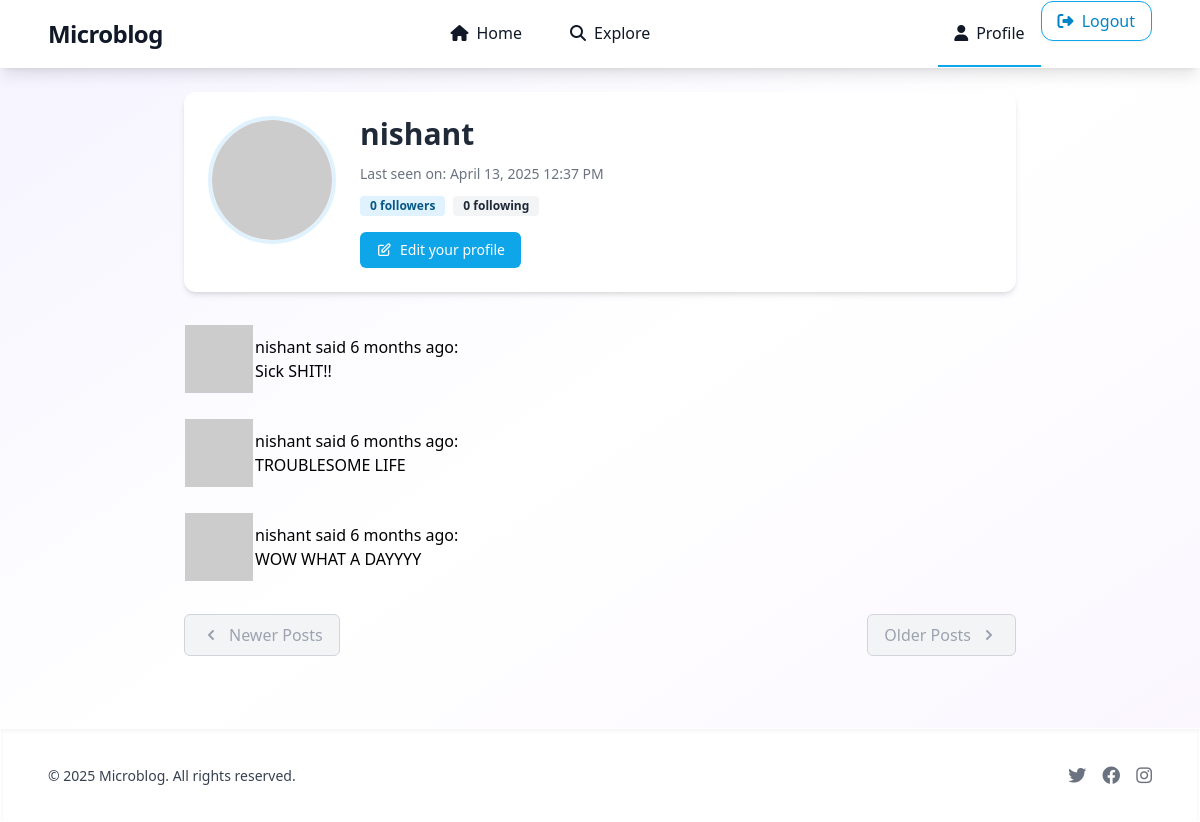
The page /user/nishant (signed in) on the database as committed earlier.
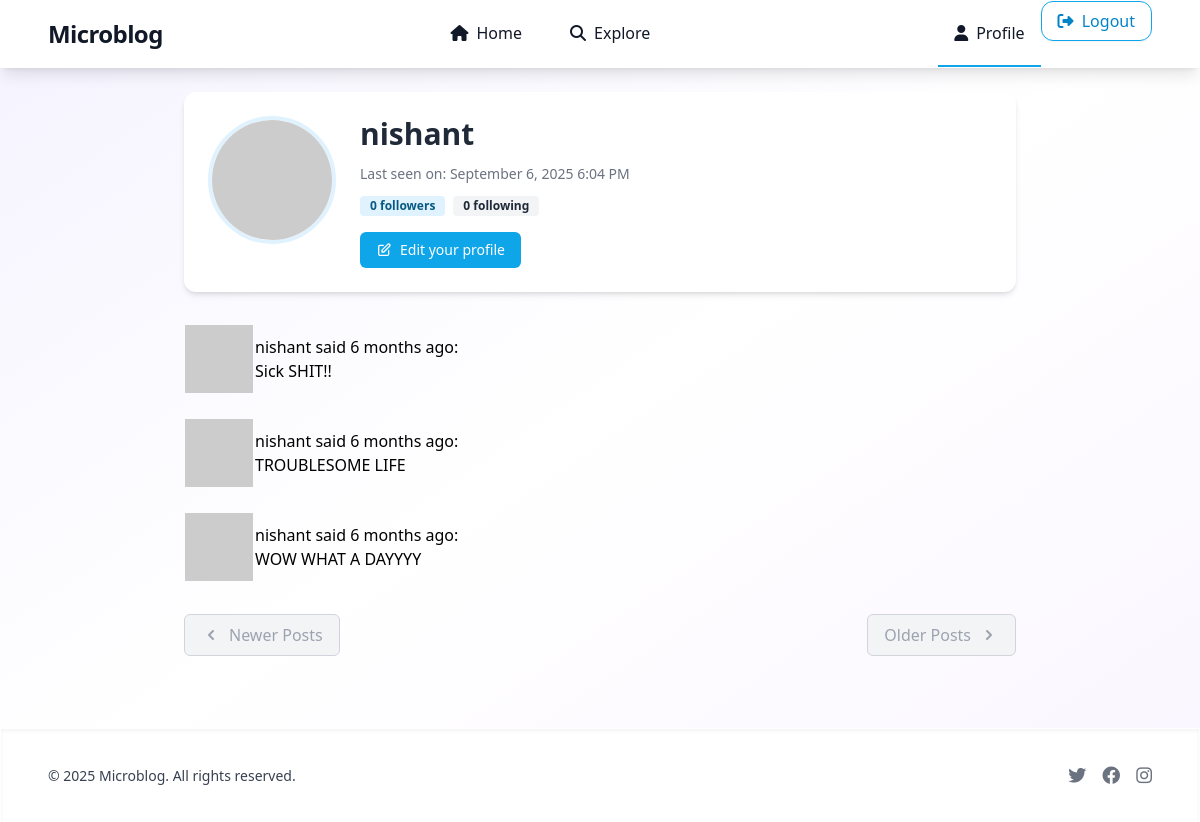
The same page on the database as committed later.
### Projectdir/models.py (models this page shows, shortened)
class User(UserMixin, db.Model):
    __tablename__ = 'user'
    id = db.Column(db.Integer, primary_key=True)
    username = db.Column(db.String(64), index=True, unique=True)
    email = db.Column(db.String(120), index=True, unique=True)
    password_hash = db.Column(db.String(120))
    about_me = db.Column(db.String(140))
    last_seen = db.Column(db.DateTime, default=datetime.utcnow)
    posts = db.relationship('Post', backref='author', lazy='dynamic')
    followed = db.relationship('User', secondary=followers,
        primaryjoin=(followers.c.follower_id==id),
        secondaryjoin=(followers.c.followed_id==id),
        backref=db.backref('followers', lazy='dynamic'), lazy='dynamic')
    __searchable__ = ['body']
    def avatar(self,size):
        digest = md5(self.email.lower().encode('utf-8')).hexdigest()
        return 'https://www.gravatar.com/avatar/{}?d=identicon&s={}'.format(digest,size)
    @login.user_loader
    def load_user(id):
        return User.query.get(int(id))

class Post(db.Model):
    id = db.Column(db.Integer, primary_key=True)
    body = db.Column(db.String(140))
    timestamp = db.Column(db.DateTime, index=True, default=datetime.utcnow)
    user_id = db.Column(db.Integer, db.ForeignKey('user.id'))

### Projectdir/routes.py (the view)
@app.route('/user/<username>')
@login_required
def user(username):
    user = User.query.filter_by(username=username).first_or_404()
    page=request.args.get('page',1,type=int)
    posts=user.posts.order_by(Post.timestamp.desc()).paginate(page=page,per_page=app.config["POSTS_PER_PAGE"],error_out=False)
    next_url=url_for('user',username=user.username,page=posts.next_num)\
        if posts.has_next else None
    prev_url=url_for('user',username=user.username,page=posts.prev_num)\
        if posts.has_prev else None
    form=EmptyForm()
    return render_template('user.html',user=user,form=form,next_url=next_url,prev_url=prev_url,posts=posts.items)

### Projectdir/routes.py (called while the page is built)
@app.before_request
def before_request():
    if current_user.is_authenticated:
        current_user.last_seen=datetime.utcnow()
        db.session.commit()

### Projectdir/templates/user.html (shortened to what this page needs)
{% extends "base.html" %}
{% block content %}
<div class="max-w-4xl mx-auto">
    <div class="bg-white rounded-xl shadow-md overflow-hidden p-6 mb-8">
        <div class="flex flex-col md:flex-row items-start">
            <div class="flex-shrink-0 mb-4 md:mb-0 md:mr-6">
                <img class="w-32 h-32 rounded-full object-cover border-4 border-primary-100" src="{{ user.avatar(128) }}" alt="{{ user.username }}'s avatar">
            </div>
            <div class="flex-grow">
                <h1 class="text-3xl font-bold text-gray-800">{{ user.username }}</h1>
                {% if user.last_seen %}
                <p class="text-sm text-gray-500 mt-3">
                    Last seen on: {{ moment(user.last_seen).format('LLL') }}
                </p>
                {% endif %}
                <div class="flex items-center mt-3">
                    <span class="bg-primary-100 text-primary-800 text-xs font-semibold px-2.5 py-0.5 rounded">
                        {{ user.followers.count() }} followers
                    </span>
                    <span class="bg-gray-100 text-gray-800 text-xs font-semibold px-2.5 py-0.5 rounded ml-2">
                        {{ user.followed.count() }} following
                    </span>
                </div>
                <div class="mt-4">
                    {% if user == current_user %}
                    <a href="{{ url_for('edit_profile') }}" class="inline-flex items-center px-4 py-2 bg-primary-500 hover:bg-primary-600 text-white text-sm font-medium rounded-md transition duration-300">
                        Edit your profile
                    </a>
                    {% endif %}
                </div>
            </div>
        </div>
    </div>
    <div class="space-y-6 mb-8">
        {% for post in posts %}
            {% include '_post.html' %}
        {% endfor %}
    </div>
    <div class="flex items-center justify-between mt-8">
        {% if prev_url %}
        <a href="{{ prev_url }}" class="inline-flex items-center px-4 py-2 bg-white border border-gray-300 rounded-md font-medium text-gray-700 hover:bg-gray-50 transition duration-300">
            <svg class="w-5 h-5 mr-2" xmlns="http://www.w3.org/2000/svg" viewBox="0 0 20 20" fill="currentColor">
                <path fill-rule="evenodd" d="M12.707 5.293a1 1 0 010 1.414L9.414 10l3.293 3.293a1 1 0 01-1.414 1.414l-4-4a1 1 0 010-1.414l4-4a1 1 0 011.414 0z" clip-rule="evenodd" />
            </svg>
            Newer Posts
        </a>
        {% else %}
        <span class="inline-flex items-center px-4 py-2 bg-gray-100 border border-gray-300 rounded-md font-medium text-gray-400 cursor-not-allowed">
            <svg class="w-5 h-5 mr-2" xmlns="http://www.w3.org/2000/svg" viewBox="0 0 20 20" fill="currentColor">
                <path fill-rule="evenodd" d="M12.707 5.293a1 1 0 010 1.414L9.414 10l3.293 3.293a1 1 0 01-1.414 1.414l-4-4a1 1 0 010-1.414l4-4a1 1 0 011.414 0z" clip-rule="evenodd" />
            </svg>
            Newer Posts
        </span>
        {% endif %}
        {% if next_url %}
        <a href="{{ next_url }}" class="inline-flex items-center px-4 py-2 bg-white border border-gray-300 rounded-md font-medium text-gray-700 hover:bg-gray-50 transition duration-300">
            Older Posts
            <svg class="w-5 h-5 ml-2" xmlns="http://www.w3.org/2000/svg" viewBox="0 0 20 20" fill="currentColor">
                <path fill-rule="evenodd" d="M7.293 14.707a1 1 0 010-1.414L10.586 10 7.293 6.707a1 1 0 011.414-1.414l4 4a1 1 0 010 1.414l-4 4a1 1 0 01-1.414 0z" clip-rule="evenodd" />
            </svg>
        </a>
        {% else %}
        <span class="inline-flex items-center px-4 py-2 bg-gray-100 border border-gray-300 rounded-md font-medium text-gray-400 cursor-not-allowed">
            Older Posts
            <svg class="w-5 h-5 ml-2" xmlns="http://www.w3.org/2000/svg" viewBox="0 0 20 20" fill="currentColor">
                <path fill-rule="evenodd" d="M7.293 14.707a1 1 0 010-1.414L10.586 10 7.293 6.707a1 1 0 011.414-1.414l4 4a1 1 0 010 1.414l-4 4a1 1 0 01-1.414 0z" clip-rule="evenodd" />
            </svg>
        </span>
        {% endif %}
    </div>
</div>
{% endblock %}

### Projectdir/templates/base.html (shortened to what this page needs)
<!doctype html>
<html lang="en">
  <head>
    <script src="https://cdn.tailwindcss.com"></script>
    <link rel="stylesheet" href="https://cdnjs.cloudflare.com/ajax/libs/font-awesome/6.4.0/css/all.min.css">
  </head>
  <body class="bg-gradient-to-br from-violet-50 via-white to-purple-50 min-h-screen flex flex-col">
    <nav class="glass-effect shadow-lg sticky top-0 z-10 animate-fade-in">
      <div class="max-w-6xl mx-auto px-4 sm:px-6">
        <div class="flex justify-between items-center">
          <div class="flex space-x-7">
            <div>
              <a href="{{ url_for('index') }}" class="flex items-center py-3 sm:py-4">
                <span class="font-semibold text-gray-900 text-xl sm:text-2xl tracking-tight">Microblog</span>
              </a>
            </div>
          </div>
          <div class="hidden md:flex items-center space-x-1">
            <ul class="flex">
              <li class="py-3 sm:py-4 px-2 sm:px-4 border-b-2 {{ 'border-primary-500' if request.endpoint == 'index' else 'border-transparent hover:border-primary-300' }} font-medium">
                <a href="{{ url_for('index') }}" class="text-gray-900 hover:text-primary-600 transition-all duration-300 flex items-center rounded-lg px-2 py-1 hover:bg-primary-50">
                  <i class="fas fa-home mr-1 sm:mr-2"></i>
                  <span class="hidden sm:inline">Home</span>
                </a>
              </li>
              <li class="py-3 sm:py-4 px-2 sm:px-4 border-b-2 {{ 'border-primary-500' if request.endpoint == 'Explore' else 'border-transparent hover:border-primary-300' }} font-medium">
                <a href="{{ url_for('Explore') }}" class="text-gray-900 hover:text-primary-600 transition-all duration-300 flex items-center rounded-lg px-2 py-1 hover:bg-primary-50">
                  <i class="fas fa-search mr-1 sm:mr-2"></i>
                  <span class="hidden sm:inline">Explore</span>
                </a>
              </li>
            </ul>
          </div>
          <div class="hidden md:flex items-center space-x-2 sm:space-x-3">
            <ul class="flex">
              {% if current_user.is_anonymous %}
              <li class="py-2">
                <a href="{{ url_for('login') }}" class="py-2 px-3 sm:px-4 font-medium text-white bg-gradient-to-r from-primary-500 to-violet-600 rounded-xl hover:from-primary-600 hover:to-violet-700 transition-all duration-300 shadow-md hover:shadow-lg transform hover:-translate-y-0.5">
                  <i class="fas fa-sign-in-alt mr-1"></i>
                  <span class="hidden sm:inline">Login</span>
                </a>
              </li>
              {% else %}
              <li class="py-3 sm:py-4 px-2 border-b-2 {{ 'border-primary-500' if request.endpoint == 'user' else 'border-transparent hover:border-primary-300' }} font-medium">
                <a href="{{ url_for('user', username=current_user.username) }}" class="text-gray-900 hover:text-primary-600 transition-all duration-300 flex items-center rounded-lg px-2 py-1 hover:bg-primary-50">
                  <i class="fas fa-user mr-1 sm:mr-2"></i>
                  <span class="hidden sm:inline">Profile</span>
                </a>
              </li>
              <li class="py-2">
                <a href="{{ url_for('logout') }}" class="py-2 px-3 sm:px-4 font-medium text-primary-600 border border-primary-500 rounded-xl hover:bg-primary-500 hover:text-white transition-all duration-300 shadow-sm hover:shadow-md">
                  <i class="fas fa-sign-out-alt mr-1"></i>
                  <span class="hidden sm:inline">Logout</span>
                </a>
              </li>
              {% endif %}
            </ul>
          </div>
        </div>
      </div>
    </nav>
    <main class="flex-grow max-w-4xl mx-auto py-4 sm:py-6 px-4 sm:px-6 lg:px-8 w-full animate-slide-up">
      {% block content %}{% endblock %}
    </main>
    <footer class="glass-effect shadow-inner py-6 sm:py-8 mt-8 sm:mt-12">
      <div class="max-w-6xl mx-auto px-4 sm:px-6">
        <div class="flex flex-col md:flex-row justify-between items-center gap-4">
          <div class="text-center md:text-left">
            <span class="text-gray-700 text-sm">© 2025 Microblog. All rights reserved.</span>
          </div>
          <div class="flex space-x-4">
            <a href="#" class="text-gray-500 hover:text-primary-600 transition-all duration-300 transform hover:scale-110">
              <i class="fab fa-twitter text-lg"></i>
            </a>
            <a href="#" class="text-gray-500 hover:text-primary-600 transition-all duration-300 transform hover:scale-110">
              <i class="fab fa-facebook text-lg"></i>
            </a>
            <a href="#" class="text-gray-500 hover:text-primary-600 transition-all duration-300 transform hover:scale-110">
              <i class="fab fa-instagram text-lg"></i>
            </a>
          </div>
        </div>
      </div>
    </footer>
  </body>
</html>

### Projectdir/templates/_post.html
<table class="table table-hover">
    <tr>
    <td width="70px">
    <a href="{{ url_for('user', username=post.author.username) }}">
    <img src="{{ post.author.avatar(70) }}" />
    </a>
    </td>
    <td>
    <a href="{{ url_for('user', username=post.author.username) }}">
    {{ post.author.username }}
    </a>
    said {{ moment(post.timestamp).fromNow() }}:
    <br>
    {{ post.body }}
    </td>
    </tr>
    </table>

### Projectdir/templates/base.html (style rules this page uses)
.glass-effect { background: rgba(255, 255, 255, 0.95); backdrop-filter: blur(10px); border: 1px solid rgba(255, 255, 255, 0.2); }
.animate-fade-in { animation: fadeIn 0.6s ease-out forwards; }
.animate-slide-up { animation: slideUp 0.5s ease-out forwards; }

Rows that differ between the two databases and show on the page:
changed User "nishant": last_seen "April 13, 2025 12:37 PM" → "September 6, 2025 6:04 PM"
